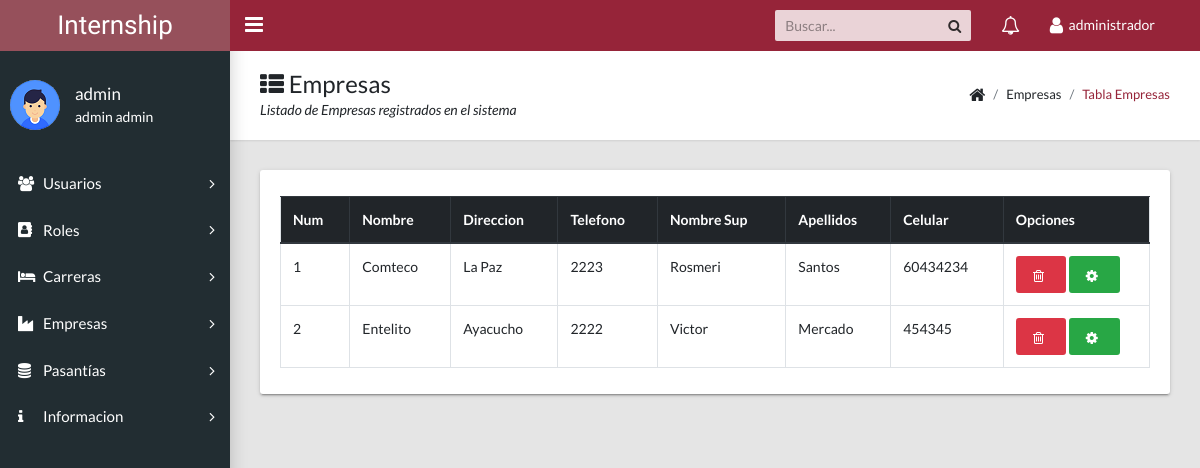
/admin/docs/listar_empresa.php (signed in), run on the app's committed database.
### tables this page shows
CREATE TABLE `empresa` (
  `id_empresa` int(11) NOT NULL AUTO_INCREMENT,
  `nombreempresa` varchar(45) DEFAULT NULL,
  `direccionempresa` varchar(45) DEFAULT NULL,
  `telefono` int(11) DEFAULT NULL,
  `nombrerep` varchar(45) DEFAULT NULL,
  `apellidorep` varchar(45) DEFAULT NULL,
  `celular` int(11) DEFAULT NULL,
  `activoempresa` tinyint(4) DEFAULT NULL,
  PRIMARY KEY (`id_empresa`)
);

### modelo/conexion.php (called while the page is built, shortened)
<?php
class conexion{
	public $con;
	function __construct(){
	$this->host="localhost";
	$this->user="root";
	$this->clave="";
	$this->db="inter";
	$this->con=mysqli_connect($this->host, $this->user,$this->clave);
	mysqli_query($this->con, 'SET NAMES UTF-8');
	if($this->con){
		mysqli_select_db($this->con,$this->db);
	}
	}
public function con_retorno($sql){
$resp=mysqli_query($this->con, $sql);
return $resp;
}
}

### modelo/mdl_empresa.php (called while the page is built, shortened)
<?php
require("conexion.php");
class mdl_empresa
{
    public $obj_con;
    function __construct()
    {
        $this->obj_con = new conexion();
    }
    public function listar()
    {
        $sql = "SELECT * FROM empresa where activoempresa=1 ORDER BY id_empresa;";
        return $this->obj_con->con_retorno($sql);
    }
}

### admin/docs/listar_empresa.php (the view, shortened to what this page needs)
<?php
include_once('menu.php');
include_once ('../../modelo/mdl_empresa.php');
$objeto=new mdl_empresa();
$datos=$objeto->listar();
?>
<main class="app-content">
    <div class="app-title">
        <div>
            <h1><i class="fa fa-th-list"></i> Empresas</h1>
            <p>Listado de Empresas registrados en el sistema</p>
        </div>
        <ul class="app-breadcrumb breadcrumb side">
            <li class="breadcrumb-item"><i class="fa fa-home fa-lg"></i></li>
            <li class="breadcrumb-item">Empresas</li>
            <li class="breadcrumb-item active"><a href="#">Tabla Empresas</a></li>
        </ul>
    </div>
    <div class="row">
        <div class="col-md-12">
            <div class="tile">
                <div class="tile-body">
                    <table class="table table-hover table-bordered" id="sampleTable">
                        <thead class="thead-dark">
                        <tr>
                            <th>Num</th>
                            <th>Nombre</th>
                            <th>Direccion</th>
                            <th>Telefono</th>
                            <th>Nombre Sup</th>
                            <th>Apellidos</th>
                            <th>Celular</th>
                            <th>Opciones</th>
                        </tr>
                        </thead>
                        <tbody>
                        <?php
                        $num=1;
                        while($row=mysqli_fetch_assoc($datos)){
                            echo "<tr>";
                            echo "<td>$num</td>";
                            echo "<td>".$row['nombreempresa']."</td>";
                            echo "<td>".$row['direccionempresa']."</td>";
                            echo "<td>".$row['telefono']."</td>";
                            echo "<td>".$row['nombrerep']."</td>";
                            echo "<td>".$row['apellidorep']."</td>";
                            echo "<td>".$row['celular']."</td>";
                            $id_empresa=$row['id_empresa'];
                            $nombre=$row['nombreempresa'];
                            $direccion=$row['direccionempresa'];
                            $telefono=$row['telefono'];
                            $nombrerep=$row['nombrerep'];
                            $apellidorep=$row['apellidorep'];
                            $celular=$row['celular'];
                            $num+=1;
                            echo "<td><a class='btn btn-danger col-md-5' href='../../enrutador/enr_empresa.php?id_carrera=".$id_empresa."'><i class='fa fa-trash-o' aria-hidden='true'></i></a>
                            <a class=' btn btn-success col-md-5' href='modificar_empresa.php?id_empresa=".$id_empresa."&nombre=".$nombre."&direccion=".$direccion."&telefono=".$telefono."&nombrerep=".$nombrerep."&apellidorep=".$apellidorep."&celular=".$celular."'><i class='fa fa-cog' aria-hidden='true'></i></a></td>";
                            echo "</tr>";
                        }?>
                        </tbody>
                    </table>
                </div>
            </div>
        </div>
    </div>
</main>

### data on the page
empresa: nombreempresa "Comteco", direccionempresa "La Paz", telefono "2223", nombrerep "Rosmeri", apellidorep "Santos", celular "60434234"
empresa: nombreempresa "Entelito", direccionempresa "Ayacucho", telefono "2222", nombrerep "Victor", apellidorep "Mercado", celular "454345"

### other printed values
$_SESSION['rol'] "administrador"
$_SESSION['nombre'] "admin"
$_SESSION['papellido'] "admin"
$_SESSION['sapellido'] "admin"
